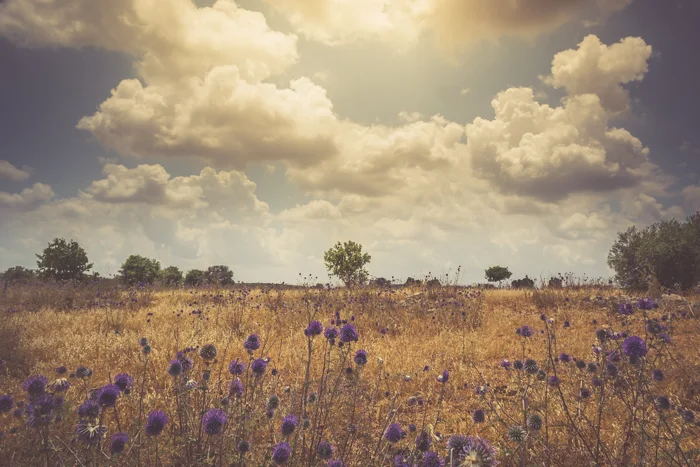
#> input picture Lab3/col.jpg, 700 x 467 px, found by its file name
$ python cw3_19.py
#> lines starting #> are read from the running program, lines starting #| are printed output that depends on the picture
# -*- coding: utf-8 -*-
"""
Created on Wed Mar 13 11:35:29 2024

@author: Asus
"""
import cv2
import numpy as np
import matplotlib.pyplot as plt

# [44 lines left out: function histrogram_equlization, not called in this run]


image = cv2.imread('col.jpg',cv2.IMREAD_COLOR)
#> image is the input picture: shape (467, 700, 3); mean B, G, R 114.7, 136.5, 157.1
plt.figure(1,figsize=(20, 10))
#img = cv2.imread(r"col.jpg")
cv2.imshow("input", image)
color = ('b','g','r')

for i,col in enumerate(color):
    plt.subplot(2, 3, i+1)
    histr, _ = np.histogram(image[:,:,i],256,[0,256])
    plt.plot(histr,color = col)  #Add histogram to our plot
    plt.title('Channel'+str(i+1))
plt.show()
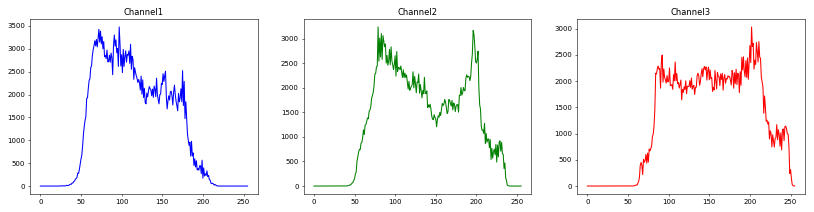
#> figure drawn by matplotlib, 3 panels; panel 1: curve peaks at x = 97, y = 3479; panel 2: curve peaks at x = 79, y = 3237; panel 3: curve peaks at x = 202, y = 3031

"""for i in range(3):
    plt.subplot(2, 3, i+4)
    plt.imshow(img[:,:,i],'gray')
    plt.title('Channel'+str(i+1))
plt.show()
equlized_image= histrogram_equlization(image)
img_hsv = cv2.cvtColor(image, cv2.COLOR_BGR2HSV)
plt.figure(2,figsize=(20, 10))
plt.subplot(2, 3, 1)
plt.imshow(cv2.cvtColor(image, cv2.COLOR_BGR2RGB))
plt.subplot(2, 3, 3)
histr, _ = np.histogram(img_hsv[:,:,2],256,[0,256])
plt.plot(histr,color = 'b')"""

$ run again, with Lab3/equalized_img.png saved as Lab3/col.jpg
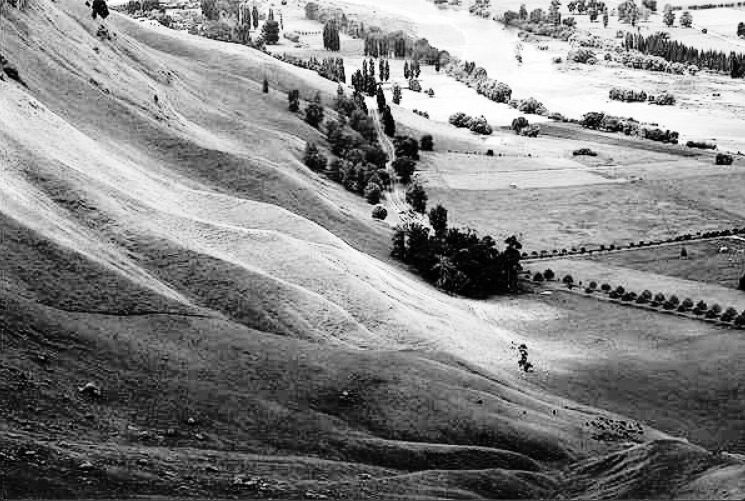
#> input picture Lab3/equalized_img.png, 745 x 501 px, found by its file name
#> image is the input picture: shape (501, 745, 3); min 0, max 255, mean 130.5
#> `plt.show()`:
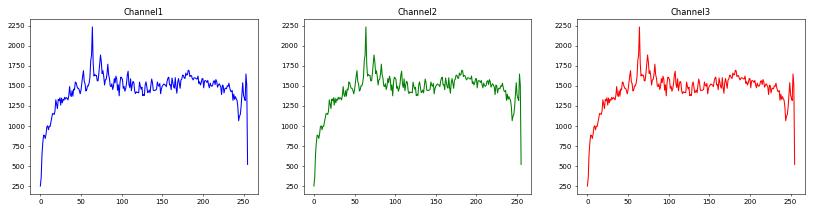
#> figure drawn by matplotlib, 3 panels; panel 1: curve peaks at x = 64, y = 2233; panel 2: curve peaks at x = 64, y = 2233; panel 3: curve peaks at x = 64, y = 2233
